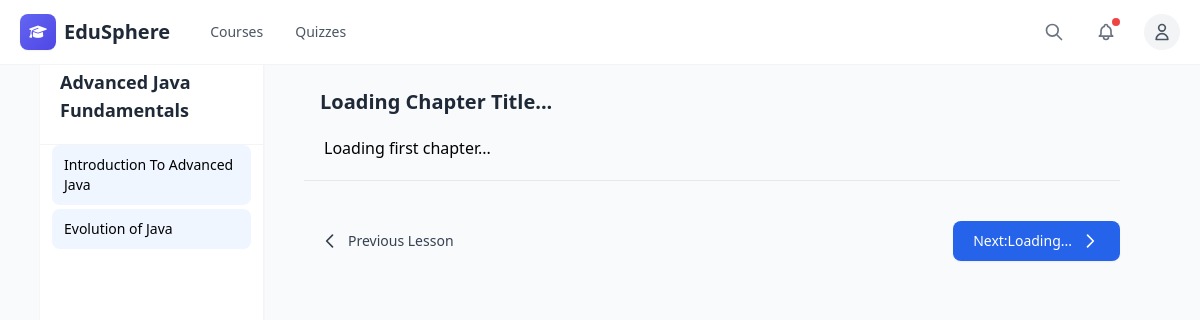
Page /lesson-page/4/ (signed in) on the committed database.
### myapp/models.py (models this page shows, shortened)
class Course(models.Model):
    course_title = models.CharField(max_length=255, blank=True, null=True)
    course_core_technologies = models.CharField(max_length=255, blank=True, null=True)
    course_level = models.CharField(max_length=50, blank=True, null=True)
    course_upload_date = models.DateTimeField(auto_now_add=True)
    course_update_date = models.DateTimeField(auto_now=True)

class Chapter(models.Model):
    course = models.ForeignKey(Course, related_name='chapters', on_delete=models.CASCADE)
    chapter_title = models.CharField(max_length=255, blank=True, null=True)
    chapter_upload_date = models.DateTimeField(auto_now_add=True)
    chapter_update_date = models.DateTimeField(auto_now=True)

### myapp/views.py (the view)
# urls.py: path('lesson-page/<int:course_id>/', lesson_page_view, name='lesson_page'),
def lesson_page_view(request, course_id):
    if not request.user.is_authenticated:
        return redirect('login')
    course = Course.objects.get(id=course_id)
    chapters = course.chapters.filter(course=course)  # Fetch chapters related to the course
    context = {
        'course': course,
        'chapters': chapters,
    }
    return render(request, 'myapp/lesson_page.html', context)

### myapp/templates/myapp/lesson_page.html (shortened to what this page needs)
{% extends "base.html" %}
{% block content %}
<div class="flex h-screen px-10 bg-gray-50 py-12">
  <div class="w-56 bg-white border-r border-gray-100 overflow-y-auto shadow-sm">
    <div class="p-5 sticky top-0 bg-white z-10 border-b border-gray-100">
      <h2 class="text-lg font-semibold text-gray-800">{{ course.course_title }} Fundamentals</h2>
    </div>
    <nav class="px-3 space-y-1">
      {% for chapter in chapters %}
      <div class="flex items-center justify-between cursor-pointer px-3 py-2.5 bg-blue-50 text-blue-600 rounded-lg group transition-all"
          data-chapter-id="{{ chapter.id }}"
          onclick="loadChapterContent({{ chapter.id }})"
          id="chapter-{{ chapter.id }}">
          <span class="text-sm font-medium">{{ chapter.chapter_title }}</span>
      </div>
      {% endfor %}
    </nav>
  </div>
      <div class="flex-1 p-10 overflow-y-auto">
        <h2 id="chapter-title" class="text-start px-4 text-xl font-bold text-gray-800">
          Loading Chapter Title...
        </h2>
        <div id="chapter-content" class="p-5">
          <div id="initial-chapter-content" class="prose max-w-full prose-blue prose-lg text-justify">
            <p>Loading first chapter...</p>
          </div>
        </div>
      <div class="flex justify-between border-t border-gray-200 pt-10">
        <button id="previous-chapter" class="inline-flex items-center px-4 py-2.5 text-sm font-medium text-gray-700 hover:text-gray-900 hover:bg-gray-100 rounded-lg transition-all" disabled>
          <svg class="w-5 h-5 mr-2" fill="none" stroke="currentColor" viewBox="0 0 24 24">
            <path stroke-linecap="round" stroke-linejoin="round" stroke-width="2" d="M15 19l-7-7 7-7"/>
          </svg>
          Previous Lesson
        </button>
        <a id="next-chapter" href="#" class="inline-flex items-center px-5 py-2.5 text-sm font-medium text-white bg-blue-600 hover:bg-blue-700 rounded-lg shadow-sm transition-all">
          Next: <span id="next-chapter-title">Loading...</span>
          <svg class="w-5 h-5 ml-2" fill="none" stroke="currentColor" viewBox="0 0 24 24">
            <path stroke-linecap="round" stroke-linejoin="round" stroke-width="2" d="M9 5l7 7-7 7"/>
          </svg>
        </a>
      </div>
    </div>
  </div>
{% endblock %}

### rows in the picture
Course: course_title "Advanced Java"
Chapter: chapter_title "Introduction To Advanced Java"
Chapter: chapter_title "Evolution of Java"
